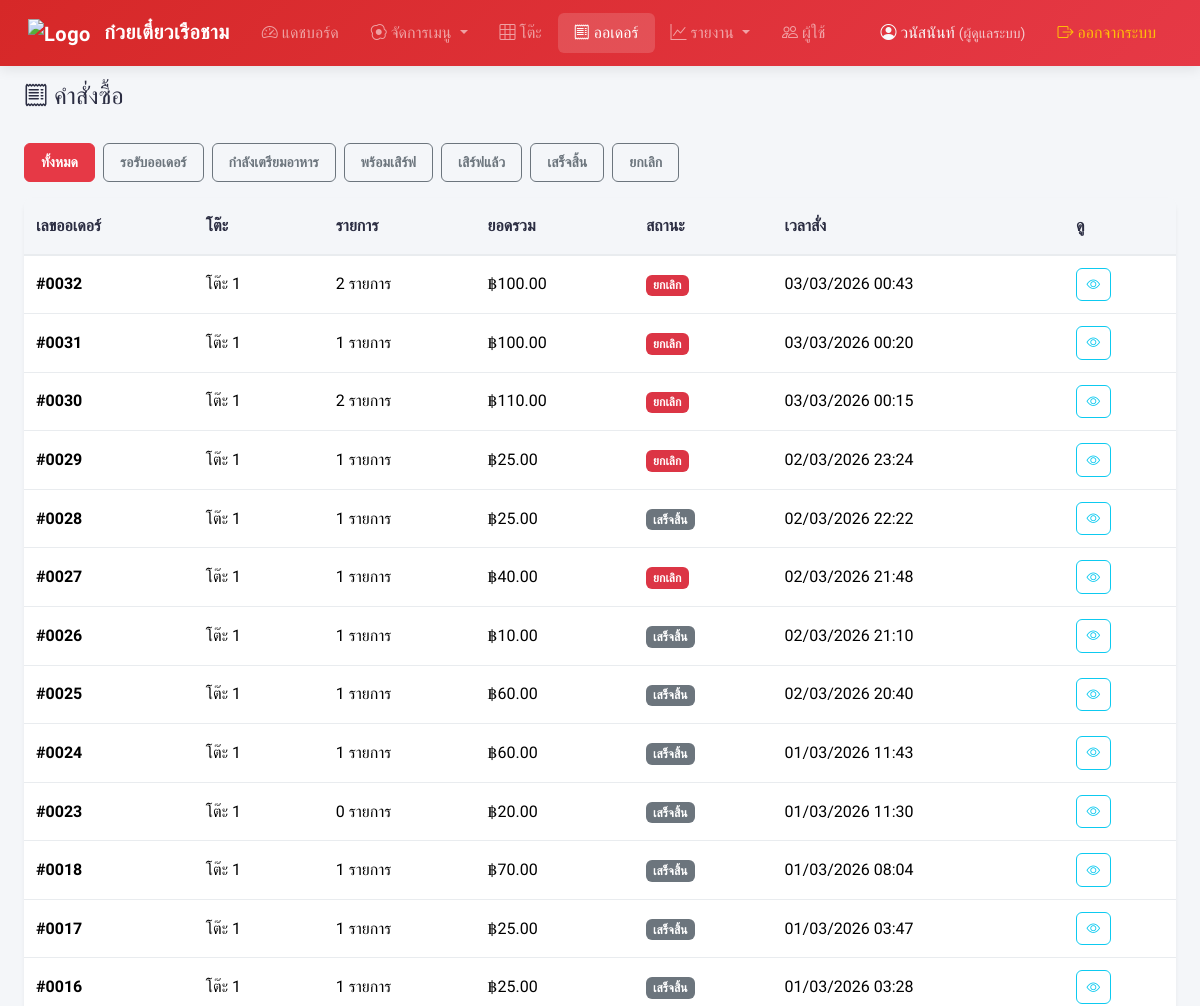
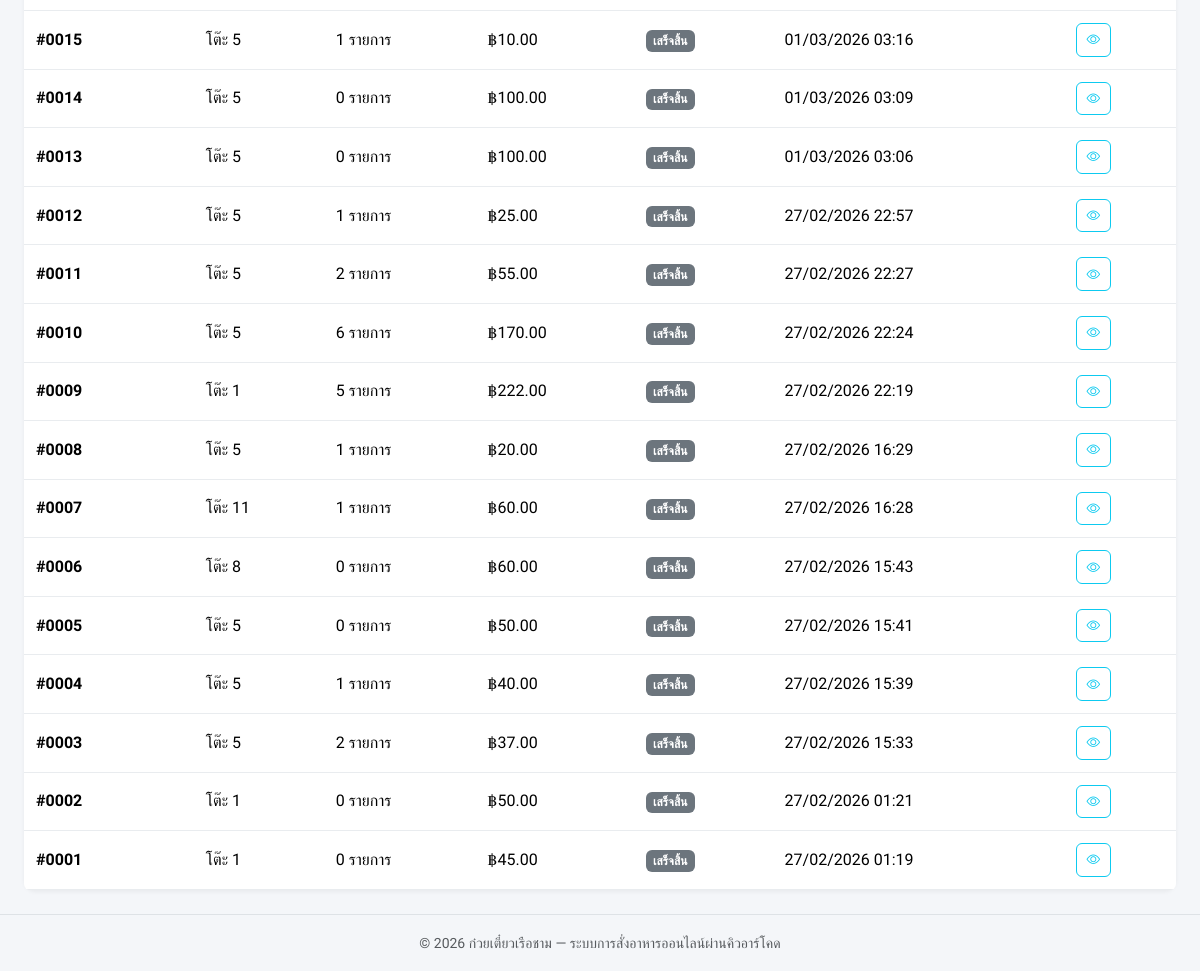
The app's page /admin/orders.php (signed in) with its own data (2 pictures, top to bottom).
### tables this page shows
CREATE TABLE `orders` (
  `id` int(11) NOT NULL,
  `table_id` int(11) NOT NULL,
  `order_number` varchar(20) NOT NULL,
  `status` enum('pending','cooking','ready','served','completed','cancelled') NOT NULL DEFAULT 'pending',
  `total_amount` decimal(10,2) NOT NULL DEFAULT 0.00,
  `note` text DEFAULT NULL,
  `created_at` timestamp NOT NULL DEFAULT current_timestamp(),
  `updated_at` timestamp NOT NULL DEFAULT current_timestamp() ON UPDATE current_timestamp()
);

CREATE TABLE `tables` (
  `id` int(11) NOT NULL,
  `table_number` varchar(10) NOT NULL,
  `seats` int(11) NOT NULL DEFAULT 4,
  `session_token` varchar(64) DEFAULT NULL,
  `qr_code` varchar(255) DEFAULT NULL,
  `status` enum('available','occupied') NOT NULL DEFAULT 'available',
  `created_at` timestamp NOT NULL DEFAULT current_timestamp()
);

### admin/orders.php (the view, shortened to what this page needs)
<?php
require_once __DIR__ . '/../config/db.php';
require_once __DIR__ . '/../includes/functions.php';
$statusFilter = $_GET['status'] ?? '';
$where = '';
$params = [];
$stmt = $pdo->prepare("
    SELECT o.*, t.table_number,
           (SELECT COUNT(*) FROM order_items WHERE order_id = o.id) as item_count
    FROM orders o
    JOIN tables t ON o.table_id = t.id
    {$where}
    ORDER BY o.created_at DESC
    LIMIT 100
");
$stmt->execute($params);
$orders = $stmt->fetchAll();
require_once __DIR__ . '/../includes/header.php';
?>
<div class="d-flex justify-content-between align-items-center mb-4">
    <h4><i class="bi bi-receipt"></i> คำสั่งซื้อ</h4>
</div>
<div class="mb-3">
    <a href="orders.php" class="btn btn-sm <?= !$statusFilter ? 'btn-danger' : 'btn-outline-secondary' ?> me-1">ทั้งหมด</a>
    <?php foreach (ORDER_STATUSES as $key => $label): ?>
        <a href="orders.php?status=<?= $key ?>"
           class="btn btn-sm <?= $statusFilter === $key ? 'btn-danger' : 'btn-outline-secondary' ?> me-1">
            <?= e($label) ?>
        </a>
    <?php endforeach; ?>
</div>
<div class="card">
    <div class="table-responsive">
        <table class="table table-hover mb-0">
            <thead>
                <tr>
                    <th>เลขออเดอร์</th>
                    <th>โต๊ะ</th>
                    <th>รายการ</th>
                    <th>ยอดรวม</th>
                    <th>สถานะ</th>
                    <th>เวลาสั่ง</th>
                    <th>ดู</th>
                </tr>
            </thead>
            <tbody>
                <?php foreach ($orders as $o): ?>
                <tr>
                    <td><strong>#<?= e($o['order_number']) ?></strong></td>
                    <td>โต๊ะ <?= e($o['table_number']) ?></td>
                    <td><?= $o['item_count'] ?> รายการ</td>
                    <td><?= formatPrice($o['total_amount']) ?></td>
                    <td><?= statusBadge($o['status']) ?></td>
                    <td><?= date('d/m/Y H:i', strtotime($o['created_at'])) ?></td>
                    <td>
                        <button class="btn btn-sm btn-outline-info btn-action" onclick="viewOrder(<?= $o['id'] ?>)">
                            <i class="bi bi-eye"></i>
                        </button>
                    </td>
                </tr>
                <?php endforeach; ?>
            </tbody>
        </table>
    </div>
</div>
<?php require_once __DIR__ . '/../includes/footer.php'; ?>

### includes/functions.php (shortened to what this page needs)
<?php
function formatPrice($price) {
    return '฿' . number_format($price, 2);
}
function e($string) {
    return htmlspecialchars($string ?? '', ENT_QUOTES, 'UTF-8');
}
function statusBadge($status) {
    $map = [
        'pending'   => 'warning',
        'cooking'   => 'info',
        'ready'     => 'success',
        'served'    => 'primary',
        'completed' => 'secondary',
        'cancelled' => 'danger',
        'available' => 'success',
        'sold_out'  => 'danger',
        'occupied'  => 'warning',
        'active'    => 'success',
        'inactive'  => 'secondary',
    ];
    $color = $map[$status] ?? 'secondary';
    $labels = array_merge(ORDER_STATUSES, [
        'available' => 'พร้อมขาย',
        'sold_out'  => 'ของหมด',
        'occupied'  => 'มีลูกค้า',
        'active'    => 'ใช้งาน',
        'inactive'  => 'ปิดใช้งาน',
    ]);
    $label = $labels[$status] ?? $status;
    return "<span class='badge bg-{$color}'>{$label}</span>";
}

### assets/css/style.css (style rules this page uses)
:root { --primary-color: #e63946; --primary-dark: #d62828; --primary-light: #f8edeb; --secondary-color: #457b9d; --accent-color: #f4a261; --bg-color: #f4f6f9; --card-bg: #ffffff; --text-main: #2b2d42; --text-muted: #6c757d; --border-color: #e9ecef; --shadow-sm: 0 2px 4px rgba(0, 0, 0, 0.05); --shadow-md: 0 4px 12px rgba(0, 0, 0, 0.08); --shadow-lg: 0 8px 24px rgba(0, 0, 0, 0.12); --radius-sm: 6px; --radius-md: 12px; --radius-lg: 20px; }
* { font-family: 'Sarabun', sans-serif; }
body { background-color: var(--bg-color); color: var(--text-main); min-height: 100vh; }
.card { border: none; border-radius: var(--radius-md); box-shadow: var(--shadow-sm); transition: box-shadow 0.3s ease; margin-bottom: 1.5rem; }
.table-responsive { border-radius: var(--radius-sm); overflow: hidden; }
.table { margin-bottom: 0; }
.table th { white-space: nowrap; font-weight: 700; background: var(--bg-color); color: var(--text-main); border-bottom: 2px solid var(--border-color); padding: 1rem 0.75rem; }
.table td { vertical-align: middle; padding: 0.75rem; border-bottom: 1px solid var(--border-color); }
.table tbody tr { transition: background-color 0.2s; }
.badge { font-weight: 600; padding: 0.4em 0.6em; border-radius: var(--radius-sm); }
.btn { font-weight: 600; border-radius: var(--radius-sm); padding: 0.5rem 1rem; transition: all 0.2s; }
.btn-danger { background-color: var(--primary-color); border-color: var(--primary-color); }
.btn-action { padding: .35rem .6rem; font-size: .85rem; border-radius: var(--radius-sm); }

### records on screen
orders: order_number "0032", table.table_number "1", item_count "2", total_amount "฿100.00", status "ยกเลิก", created_at "03/03/2026 00:43"
orders: order_number "0031", table.table_number "1", item_count "1", total_amount "฿100.00", status "ยกเลิก", created_at "03/03/2026 00:20"
orders: order_number "0030", table.table_number "1", item_count "2", total_amount "฿110.00", status "ยกเลิก", created_at "03/03/2026 00:15"
orders: order_number "0029", table.table_number "1", item_count "1", total_amount "฿25.00", status "ยกเลิก", created_at "02/03/2026 23:24"
orders: order_number "0028", table.table_number "1", item_count "1", total_amount "฿25.00", status "เสร็จสิ้น", created_at "02/03/2026 22:22"
orders: order_number "0027", table.table_number "1", item_count "1", total_amount "฿40.00", status "ยกเลิก", created_at "02/03/2026 21:48"
orders: order_number "0026", table.table_number "1", item_count "1", total_amount "฿10.00", status "เสร็จสิ้น", created_at "02/03/2026 21:10"
orders: order_number "0025", table.table_number "1", item_count "1", total_amount "฿60.00", status "เสร็จสิ้น", created_at "02/03/2026 20:40"
orders: order_number "0024", table.table_number "1", item_count "1", total_amount "฿60.00", status "เสร็จสิ้น", created_at "01/03/2026 11:43"
orders: order_number "0023", table.table_number "1", item_count "0", total_amount "฿20.00", status "เสร็จสิ้น", created_at "01/03/2026 11:30"
orders: order_number "0018", table.table_number "1", item_count "1", total_amount "฿70.00", status "เสร็จสิ้น", created_at "01/03/2026 08:04"
orders: order_number "0017", table.table_number "1", item_count "1", total_amount "฿25.00", status "เสร็จสิ้น", created_at "01/03/2026 03:47"
orders: order_number "0016", table.table_number "1", item_count "1", total_amount "฿25.00", status "เสร็จสิ้น", created_at "01/03/2026 03:28"
orders: order_number "0015", table.table_number "5", item_count "1", total_amount "฿10.00", status "เสร็จสิ้น", created_at "01/03/2026 03:16"
orders: order_number "0014", table.table_number "5", item_count "0", total_amount "฿100.00", status "เสร็จสิ้น", created_at "01/03/2026 03:09"
orders: order_number "0013", table.table_number "5", item_count "0", total_amount "฿100.00", status "เสร็จสิ้น", created_at "01/03/2026 03:06"
orders: order_number "0012", table.table_number "5", item_count "1", total_amount "฿25.00", status "เสร็จสิ้น", created_at "27/02/2026 22:57"
orders: order_number "0011", table.table_number "5", item_count "2", total_amount "฿55.00", status "เสร็จสิ้น", created_at "27/02/2026 22:27"
orders: order_number "0010", table.table_number "5", item_count "6", total_amount "฿170.00", status "เสร็จสิ้น", created_at "27/02/2026 22:24"
orders: order_number "0009", table.table_number "1", item_count "5", total_amount "฿222.00", status "เสร็จสิ้น", created_at "27/02/2026 22:19"
orders: order_number "0008", table.table_number "5", item_count "1", total_amount "฿20.00", status "เสร็จสิ้น", created_at "27/02/2026 16:29"
orders: order_number "0007", table.table_number "11", item_count "1", total_amount "฿60.00", status "เสร็จสิ้น", created_at "27/02/2026 16:28"
orders: order_number "0006", table.table_number "8", item_count "0", total_amount "฿60.00", status "เสร็จสิ้น", created_at "27/02/2026 15:43"
orders: order_number "0005", table.table_number "5", item_count "0", total_amount "฿50.00", status "เสร็จสิ้น", created_at "27/02/2026 15:41"
orders: order_number "0004", table.table_number "5", item_count "1", total_amount "฿40.00", status "เสร็จสิ้น", created_at "27/02/2026 15:39"
orders: order_number "0003", table.table_number "5", item_count "2", total_amount "฿37.00", status "เสร็จสิ้น", created_at "27/02/2026 15:33"
orders: order_number "0002", table.table_number "1", item_count "0", total_amount "฿50.00", status "เสร็จสิ้น", created_at "27/02/2026 01:21"
orders: order_number "0001", table.table_number "1", item_count "0", total_amount "฿45.00", status "เสร็จสิ้น", created_at "27/02/2026 01:19"

### other values on screen
SITE_NAME "ก๋วยเตี๋ยวเรือชาม"
$user['fullname'] "วนัสนันท์"
ROLE_NAMES[$user['role']] "ผู้ดูแลระบบ"
$label "รอรับออเดอร์"
$label "กำลังเตรียมอาหาร"
$label "พร้อมเสิร์ฟ"
$label "เสิร์ฟแล้ว"
$label "เสร็จสิ้น"
$label "ยกเลิก"
